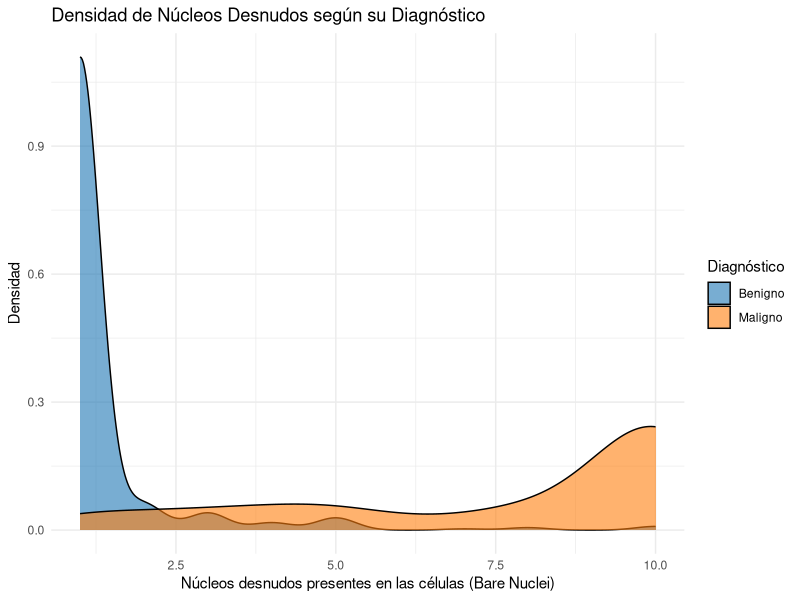
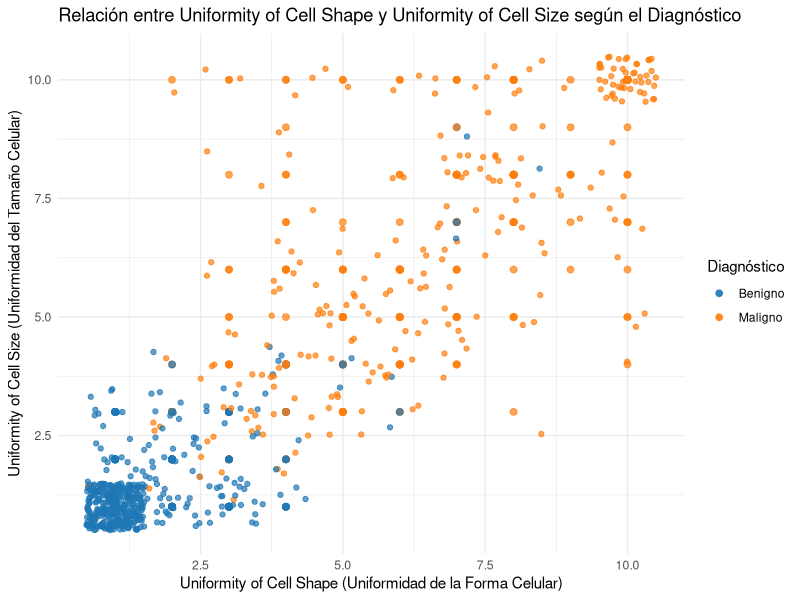
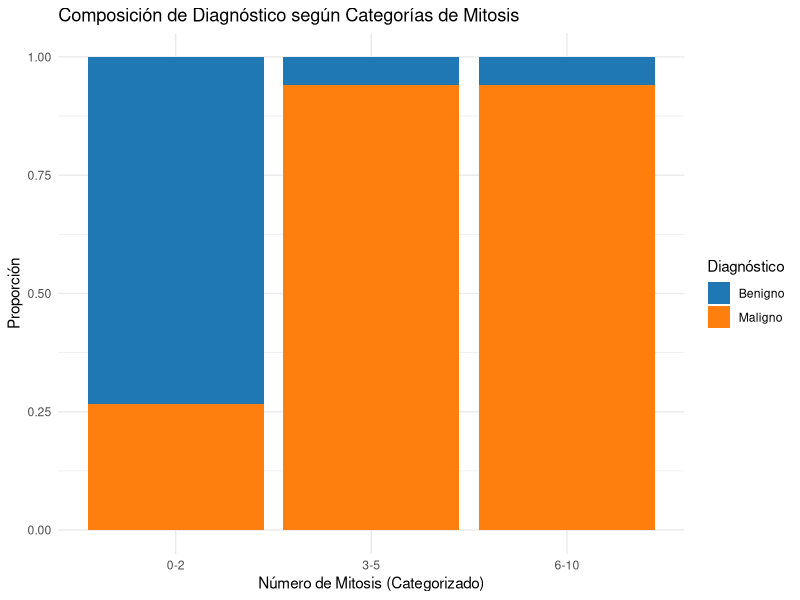

R code for these plots, in order:
#Proyeco Unidad 1.
#Dulce María Medina Cruz
#LMA Análisis Multivariado

# Instalar y cargar el paquete necesario
install.packages("mlbench")
library(mlbench)

# Cargar las librerías necesarias
library(ggplot2)
library(dplyr)

# Cargar la base de datos
data(BreastCancer, package = "mlbench")
head(BreastCancer)

# Eliminar filas con valores faltantes
bc_data <- na.omit(BreastCancer)

# Asegurarse de que la variable 'Class' esté como factor
bc_data$Class <- factor(bc_data$Class, levels = c("benign", "malignant"))

###### Gráfico 1 ######
# Gráfico de densidad para una variable continua (Bare Nuclei)
bc_data$Bare.nuclei <- as.numeric(bc_data$Bare.nuclei)

# Gráfico de densidad 
ggplot(bc_data, aes(x = Bare.nuclei, fill = Class)) +
  geom_density(alpha = 0.6) +
  labs(title = "Densidad de Núcleos Desnudos según su Diagnóstico", 
       x = "Núcleos desnudos presentes en las células (Bare Nuclei)", 
       y = "Densidad") +
  theme_minimal() +
  scale_fill_manual(name = "Diagnóstico", 
                    values = c("benign" = "#1f77b4", "malignant" = "#ff7f0e"),
                    labels = c("Benigno", "Maligno"))

###### Gráfico 2 ######
# Gráfico de dispersión para Uniformity of Cell Shape vs Uniformity of Cell Size según el Diagnóstico
bc_data$Cell.shape <- as.numeric(bc_data$Cell.shape)
bc_data$Cell.size <- as.numeric(bc_data$Cell.size)

# Gráfico de dispersión
ggplot(bc_data, aes(x = Cell.shape, y = Cell.size, color = Class)) +
  geom_point(alpha = 0.7, size = 2) +  # Ajuste de la transparencia y tamaño de los puntos
  geom_jitter(width = 0.5, height = 0.5, alpha = 0.7) +  # Añadir jitter para evitar el empalme de puntos
  labs(title = "Relación entre Uniformity of Cell Shape y Uniformity of Cell Size según el Diagnóstico", 
       x = "Uniformity of Cell Shape (Uniformidad de la Forma Celular)", 
       y = "Uniformity of Cell Size (Uniformidad del Tamaño Celular)") +
  theme_minimal() +
  scale_color_manual(name = "Diagnóstico", 
                     values = c("benign" = "#1f77b4", "malignant" = "#ff7f0e"),
                     labels = c("Benigno", "Maligno"))

###### Gráfico 3 ######
# Gráfico de Barras Apiladas. Composición de Diagnóstico según Categorías de Mitosis
bc_data$Mitoses <- as.numeric(bc_data$Mitoses)
bc_data$Mitoses_cat <- cut(bc_data$Mitoses, 
                           breaks = c(-Inf, 2, 5, 10, Inf), 
                           labels = c("0-2", "3-5", "6-10", ">10"))

# Gráfico de barras apiladas
ggplot(bc_data, aes(x = Mitoses_cat, fill = Class)) +
  geom_bar(position = "fill") +
  labs(title = "Composición de Diagnóstico según Categorías de Mitosis",
       x = "Número de Mitosis (Categorizado)",
       y = "Proporción",
       fill = "Diagnóstico") +
  scale_fill_manual(values = c("benign" = "#1f77b4", "malignant" = "#ff7f0e"),
                    labels = c("Benigno", "Maligno")) +
  theme_minimal()


